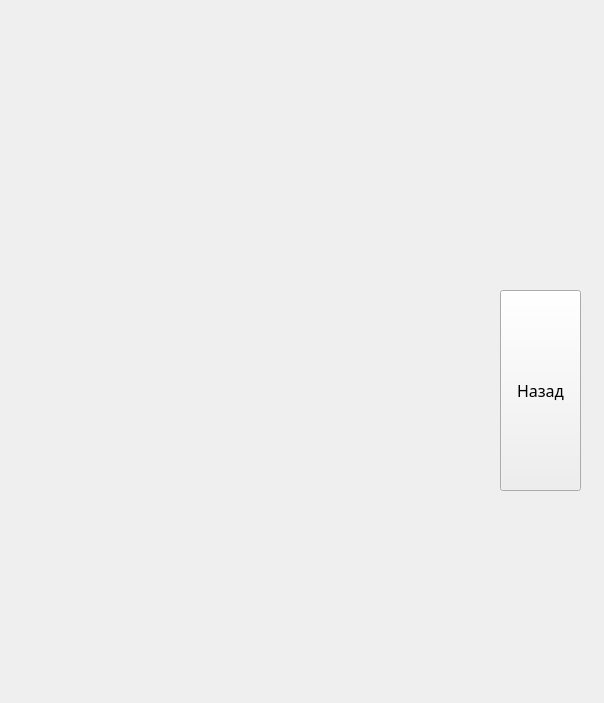
<?xml version="1.0" encoding="UTF-8"?>
<ui version="4.0">
 <class>Form</class>
 <widget class="QWidget" name="Form">
  <property name="geometry">
   <rect>
    <x>0</x>
    <y>0</y>
    <width>604</width>
    <height>703</height>
   </rect>
  </property>
  <property name="windowTitle">
   <string>Form</string>
  </property>
  <widget class="QLabel" name="label">
   <property name="geometry">
    <rect>
     <x>-660</x>
     <y>-380</y>
     <width>1631</width>
     <height>1111</height>
    </rect>
   </property>
   <property name="text">
    <string/>
   </property>
   <property name="pixmap">
    <pixmap>фон.png</pixmap>
   </property>
  </widget>
  <widget class="QPushButton" name="nazad">
   <property name="geometry">
    <rect>
     <x>500</x>
     <y>290</y>
     <width>81</width>
     <height>201</height>
    </rect>
   </property>
   <property name="font">
    <font>
     <family>Segoe Print</family>
     <pointsize>12</pointsize>
    </font>
   </property>
   <property name="text">
    <string>Назад</string>
   </property>
  </widget>
  <widget class="QLabel" name="label_2">
   <property name="geometry">
    <rect>
     <x>0</x>
     <y>10</y>
     <width>491</width>
     <height>681</height>
    </rect>
   </property>
   <property name="text">
    <string/>
   </property>
   <property name="pixmap">
    <pixmap>12.png</pixmap>
   </property>
  </widget>
 </widget>
 <resources/>
 <connections/>
</ui>
